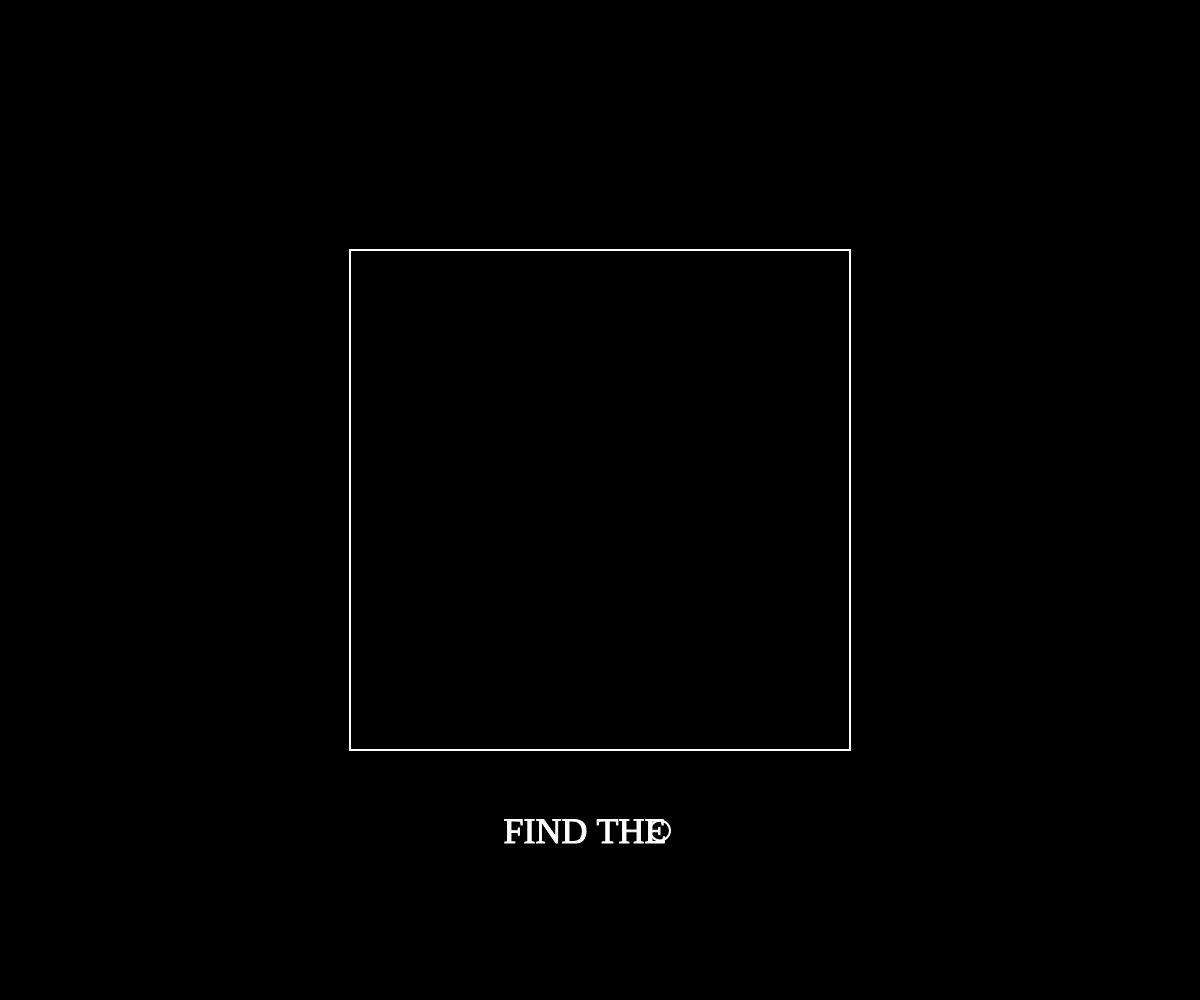
Frame 1 (no input)
Frame 60 (no input): identical to frame 1, image omitted
Frame 120 (the mouse pressed at the canvas centre since frame 60): identical to frame 1, image omitted

The p5.js sketch that drew this single still picture (run headless with seeded random() and noise() and a simulated clock; from frame 60 on, the mouse is pressed at the canvas centre):

// p5.js sketch
// ── sketch.js
let gridX, gridY, gridSize;
let strokeW = 2;

let circleSize = 20;
let randomX, randomY;

let foundCircle = false;
let clickedPoints = [];

let resetBtn;

function setup() {
  createCanvas(windowWidth, windowHeight);
  textFont("Jersey 10");
  textSize(36);
  textAlign(CENTER, CENTER);
  resetGame();
  resetBtn = createElement("i").class("fa fa-refresh").mouseClicked(() =>resetGame());
}

function draw() {
  background(0);

  for (let p of clickedPoints) {
    strokeWeight(10);
    stroke(p.c);
    point(p.x, p.y);
  }

  if (foundCircle) {
    stroke(255);
    strokeWeight(strokeW);
    fill(0);
    circle(randomX, randomY, circleSize);
    drawStats();
  }

  drawGrid();

  drawTitle();
}

function drawTitle() {
  push();
  translate(width / 2 + 5, 0);
  fill(255);
  strokeWeight(1);
  text("FIND THE", -20, height - height / 6);
  noFill();
  strokeWeight(2);
  circle(55, height - height / 5.9, circleSize);
  pop();
}

function drawStats() {
  fill(255);
  strokeWeight(1);
  let tries = clickedPoints.length + 1;
  text(
    `FOUND IN ${tries} ${tries === 1 ? "TRY" : "TRIES"}`,
    width / 2,
    height - height / 8
  );
}

function drawGrid() {
  noFill();
  stroke(255);
  strokeWeight(strokeW);
  square(gridX - strokeW / 2, gridY - strokeW / 2, gridSize * 2);
}

function handleClick() {
  let d = dist(mouseX, mouseY, randomX, randomY);

  let exists = clickedPoints.some((p) => p.x === mouseX && p.y === mouseY);

  if (!exists) {
    if (d <= circleSize / 2) {
      foundCircle = true;
    } else {
      clickedPoints.push({
        x: mouseX,
        y: mouseY,
        c: d <= circleSize * 3 ? "#ff0000" : "#0000ff",
      });
    }
  }
}

function resetGame() {
  foundCircle = false;
  clickedPoints = [];

  gridSize = height / 4;
  gridX = width / 2 - gridSize + strokeW / 2;
  gridY = height / 2 - gridSize + strokeW / 2;

  let padding = circleSize / 2 + strokeW;
  randomX = random(gridX + padding, gridX + gridSize * 2 - padding);
  randomY = random(gridY + padding, gridY + gridSize * 2 - padding);
}

function mouseClicked() {
  if (
    mouseX >= gridX &&
    mouseX <= gridX + gridSize * 2 &&
    mouseY >= gridY &&
    mouseY <= gridY + gridSize * 2
  ) {
    if (!foundCircle) {
      handleClick();
    }
  }
}

function windowResized() {
  resizeCanvas(windowWidth, windowHeight);
  resetGame();
}
